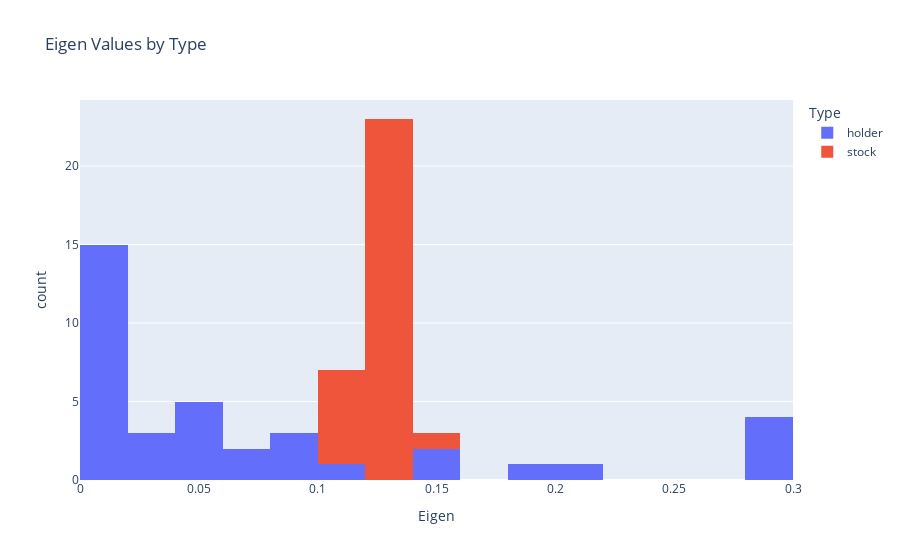

The notebook cell this image was saved under:
### Markdown cell above
Again, we view the values by type of node.

### Code cell
# plot histogram
fig = px.histogram(df, x='Eigen', color='Type', nbins = 20, title = 'Eigen Values by Type')
fig.show()

### Figure 1 — Plotly figure (JSON) as saved in the notebook; plotly's stock layout.template omitted (floating-point values rounded to 4 significant figures)
{"data": [{"alignmentgroup": "True", "bingroup": "x", "hovertemplate": "Type=holder<br>Eigen=%{x}<br>count=%{y}<extra></extra>", "legendgroup": "holder", "marker": {"color": "#636efa", "pattern": {"shape": ""}}, "name": "holder", "nbinsx": 20, "offsetgroup": "holder", "orientation": "v", "showlegend": true, "type": "histogram", "x": [0.2828, 0.2828, 0.2828, 0.2828, 0.05652, 0.02738, 0.04589, 0.008159, 0.2014, 0.05205, 0.04816, 0.1155, 0.02603, 0.07802, 0.1847, 0.04721, 0.01867, 0.141, 0.0927, 0.08615, 0.009881, 0.1485, 0.08374, 0.008152, 0.02489, 0.06487, 0.00937, 0.009229, 0.008191, 0.01732, 0.01002, 0.01006, 0.01885, 0.009111, 0.008117, 0.008623, 0.01839], "xaxis": "x", "yaxis": "y"}, {"alignmentgroup": "True", "bingroup": "x", "hovertemplate": "Type=stock<br>Eigen=%{x}<br>count=%{y}<extra></extra>", "legendgroup": "stock", "marker": {"color": "#EF553B", "pattern": {"shape": ""}}, "name": "stock", "nbinsx": 20, "offsetgroup": "stock", "orientation": "v", "showlegend": true, "type": "histogram", "x": [0.1115, 0.1197, 0.1304, 0.138, 0.135, 0.1114, 0.1359, 0.128, 0.1285, 0.1384, 0.1261, 0.1119, 0.1368, 0.1276, 0.1381, 0.1248, 0.1322, 0.1368, 0.1368, 0.1374, 0.129, 0.1281, 0.1464, 0.1245, 0.1109, 0.1227, 0.1357, 0.1295, 0.1178, 0.1334], "xaxis": "x", "yaxis": "y"}], "layout": {"barmode": "relative", "legend": {"title": {"text": "Type"}, "tracegroupgap": 0}, "title": {"text": "Eigen Values by Type"}, "xaxis": {"anchor": "y", "domain": [0, 1], "title": {"text": "Eigen"}}, "yaxis": {"anchor": "x", "domain": [0, 1], "title": {"text": "count"}}}}
